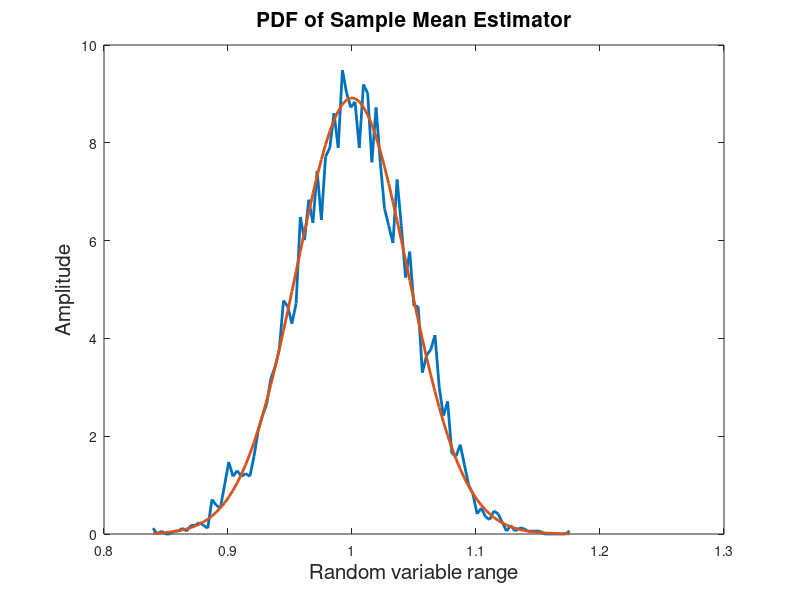

Write the MATLAB code that produced this figure.
% Monte-carlo simulations
% Program to plot the PDF of the sample mean estimator for the estimation
% of DC(A) in WGN

clear all;clc;close all;
M=5000; % No of averaging iterations
N=50; % data record length
A=1; 
vari=.1;

for i=1:M,
    x=A+sqrt(vari)*randn(1,N);    
    Aesti(i)=sum(x)/N; % M realization of a Sample Mean estimator(Random variable)
end

% Finding the PDF
a=max(Aesti);
b=min(Aesti);
range=a-b;
Ncells=100;
Hepsi=(range/(2*Ncells));
values=(b+Hepsi):(2*Hepsi):a; % middle values of observations around epsilon

for j=1:Ncells,
    temp=Aesti-values(j);
    counter =abs(temp) <= Hepsi;
    histo(j)=sum(counter)/M; % Histogram Estimator
    p(j)=histo(j)/(2*Hepsi); % PDF estimator
end

% Theoretical  Asymptotic PDF of the estimator for A=1

variance=vari/N;
ptheory=inv(sqrt(2*pi*variance))*exp(-(values-A).^2/(2*variance)); 

figure,hnd=plot(values,p,values,ptheory);
set(hnd,'linewidth',2);

hnd=title('PDF of Sample Mean Estimator');
set(hnd,'fontsize',15);
hnd=xlabel(' Random variable range ');
set(hnd,'fontsize',15);
hnd=ylabel('  Amplitude  ');
set(hnd,'fontsize',15);  
